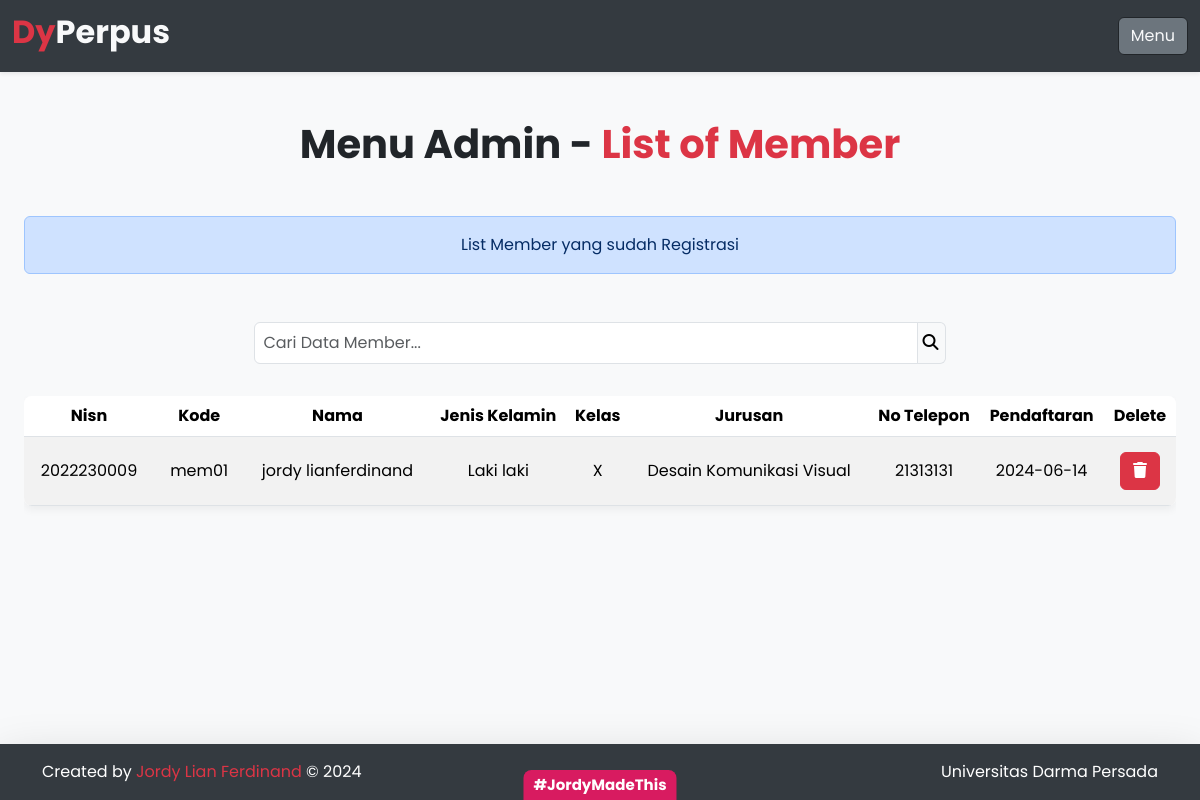
Page /DashboardAdmin/member/member.php (signed in) on the committed database.
### tables this page shows
CREATE TABLE `member` (
  `nisn` int NOT NULL,
  `kode_member` varchar(12) NOT NULL,
  `nama` varchar(255) NOT NULL,
  `password` varchar(255) NOT NULL,
  `jenis_kelamin` varchar(20) NOT NULL,
  `kelas` varchar(5) NOT NULL,
  `jurusan` varchar(50) NOT NULL,
  `no_tlp` varchar(15) NOT NULL,
  `tgl_pendaftaran` date NOT NULL
);

### config/config.php (called while the page is built, shortened)
<?php
$host = "127.0.0.1";
$username = "root";
$password = "";
$database_name = "perpustakaan";
$connection = mysqli_connect($host, $username, $password, $database_name);
function queryReadData($query)
{
  global $connection;
  $result = mysqli_query($connection, $query);
  $items = [];
  while ($item = mysqli_fetch_assoc($result)) {
    $items[] = $item;
  }
  return $items;
}
?>

### DashboardAdmin/member/member.php (the view, shortened to what this page needs)
<?php
require "../../config/config.php";
$member = queryReadData("SELECT * FROM member");
?>
<!DOCTYPE html>
<html lang="en">
<head>
  <link href="../../css/java.css" rel="stylesheet">
  <link href="https://cdn.jsdelivr.net/npm/bootstrap@5.3.2/dist/css/bootstrap.min.css" rel="stylesheet">
</head>
<body>
  <nav class="navbar fixed-top shadow-sm">
    <div class="container-fluid">
      <a class="navbar-brand" href="#">
        <h2 class="fw-bold text-light"><span class="text-danger">Dy</span>Perpus</h2>
      </a>
      <a class="btn btn-outline-dark btn-secondary text-light" href="../dashboardAdmin.php">Menu</a>
    </div>
  </nav>
  <div class="p-4 mt-5">
    <h1 class="text-center fw-bold mt-5">Menu Admin - <span class="text-danger">List of Member</span></h1>
    <div class="mt-5 alert alert-primary alert-custom text-center" role="alert">List Member yang sudah Registrasi</div>
    <form action="" method="post" class="mt-5 d-flex justify-content-center">
      <div class="input-group mb-3 search-box">
        <input class="border p-2 rounded rounded-end-0 bg-tertiary form-control" type="text" name="keyword" id="keyword" placeholder="Cari Data Member...">
        <button class="border border-start-0 bg-light rounded rounded-start-0" type="submit" name="search"><i class="fa-solid fa-magnifying-glass"></i></button>
      </div>
    </form>
    <div class="table-responsive mt-3">
      <table class="table table-striped table-hover table-custom">
        <thead class="text-center">
          <tr>
            <th>Nisn</th>
            <th>Kode</th>
            <th>Nama</th>
            <th>Jenis Kelamin</th>
            <th>Kelas</th>
            <th>Jurusan</th>
            <th>No Telepon</th>
            <th>Pendaftaran</th>
            <th>Delete</th>
          </tr>
        </thead>
        <tbody>
          <?php foreach ($member as $item) : ?>
            <tr>
              <td><?= $item["nisn"]; ?></td>
              <td><?= $item["kode_member"]; ?></td>
              <td><?= $item["nama"]; ?></td>
              <td><?= $item["jenis_kelamin"]; ?></td>
              <td><?= $item["kelas"]; ?></td>
              <td><?= $item["jurusan"]; ?></td>
              <td><?= $item["no_tlp"]; ?></td>
              <td><?= $item["tgl_pendaftaran"]; ?></td>
              <td>
                <div class="action">
                  <a href="deleteMember.php?id=<?= $item["nisn"]; ?>" class="btn btn-danger" onclick="return confirm('Yakin ingin menghapus data member ?');"><i class="fa-solid fa-trash"></i></a>
                </div>
              </td>
            </tr>
          <?php endforeach; ?>
        </tbody>
      </table>
    </div>
  </div>
  <footer class="fixed-bottom shadow-lg bg-subtle py-3 footer-custom">
    <div class="container d-flex justify-content-between align-items-center">
      <p class="mb-0">Created by <span class="text-danger">Jordy Lian Ferdinand</span> © 2024</p>
      <p class="mb-0">Universitas Darma Persada</p>
    </div>
  </footer>
</body>
</html>

### DashboardAdmin/member/member.php (style rules this page uses)
body { font-family: 'Poppins', sans-serif; background-color: #f8f9fa; }
.navbar { background-color: #343a40; }
.table-custom { background: #ffffff; box-shadow: 0 4px 8px rgba(0, 0, 0, 0.05); border-radius: 8px; overflow: hidden; }
.table-custom th, .table-custom td { vertical-align: middle; text-align: center; }
.table-custom td { padding: 15px; }
.footer-custom { background-color: #343a40; color: #ffffff; }
.search-box { width: 60%; }

### rows in the picture
member: nisn "2022230009", kode_member "mem01", nama "jordy lianferdinand", jenis_kelamin "Laki laki", kelas "X", jurusan "Desain Komunikasi Visual", no_tlp "21313131", tgl_pendaftaran "2024-06-14"
